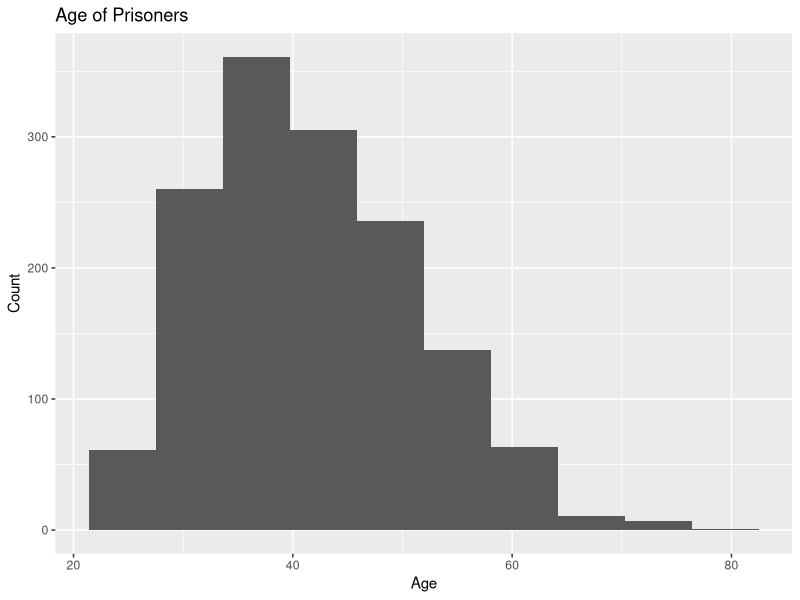
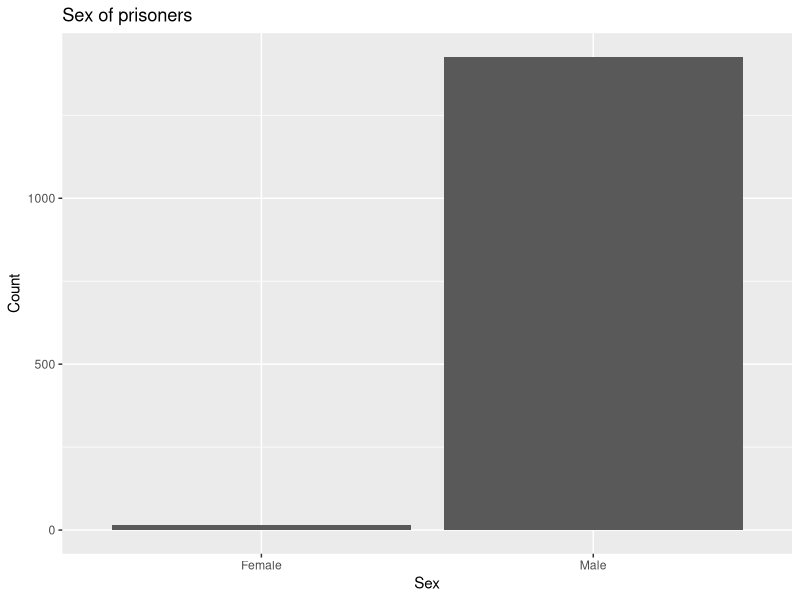
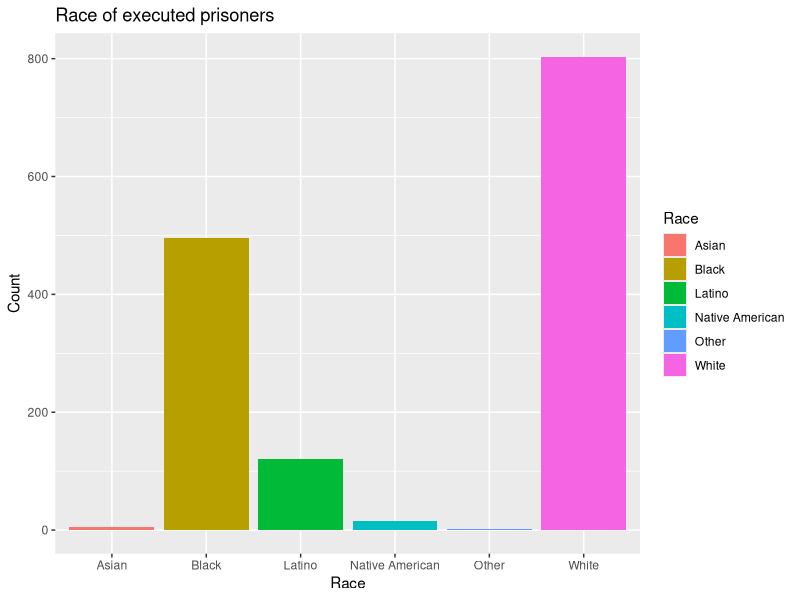
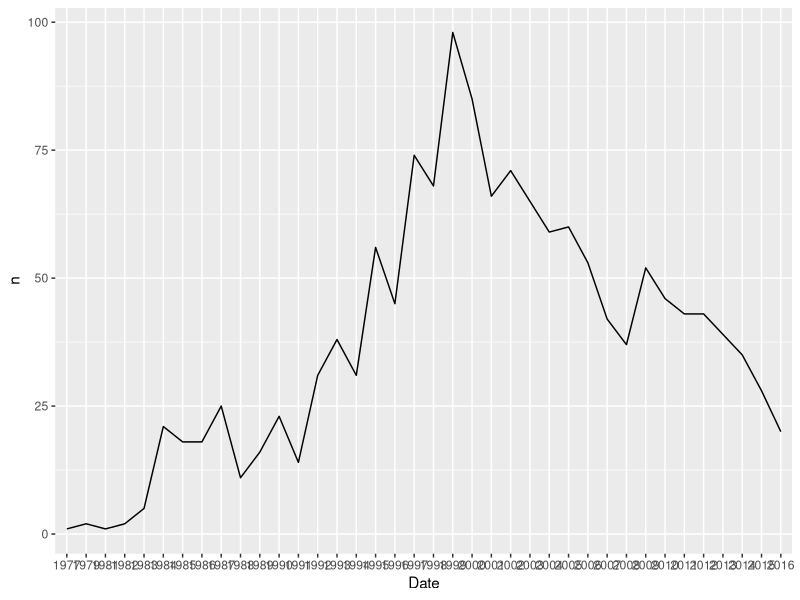

Generate these figures, in order, with R:
## ---- chunk 1
knitr::opts_chunk$set(echo = TRUE, message = FALSE, warning = FALSE)
## ---- chunk 2
library(tidyverse)
## ---- chunk 3

deathPenaltyData <- read_csv("death penalty data.csv")

#let's take a look:



## ---- chunk 4


#plot age:

qplot(Age, data=deathPenaltyData, 
      ylab = "Count", 
      main="Age of Prisoners", 
      bins=10)



summary(deathPenaltyData$Age)


## ---- chunk 5

#now, let's look at Sex


qplot(Sex, data=deathPenaltyData,
      ylab = "Count",
      main = "Sex of prisoners")




## ---- chunk 6

qplot(Race, data=deathPenaltyData,
      ylab = "Count",
      main="Race of executed prisoners",
      fill = Race)

## ---- chunk 7
######### Warning:  Fancy Footwork Ahead

#goal:  find out how many executions in each year, then plot

#problem 1:  we have to count them

class(deathPenaltyData$Date)

#problem 2:  teach R the date format (data wrangling!!)


deathPenaltyData$Date <- as.Date(deathPenaltyData$Date, format = "%m/%d/%Y")

deathPenaltyData$Date <- format(deathPenaltyData$Date, "%Y")

yearTotals <- count(deathPenaltyData, Date)


qplot(Date, n, data=yearTotals, geom="line", group=1)
